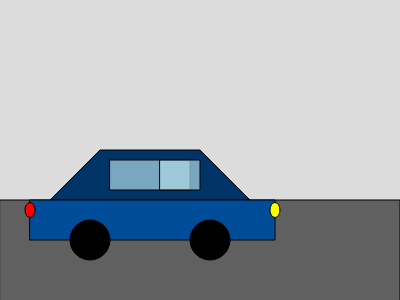
Frame 1 (no input)
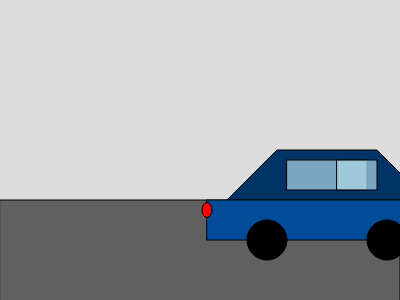
Frame 60 (no input)
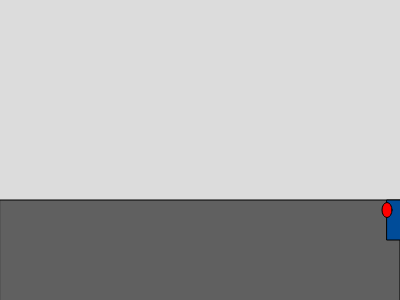
Frame 120 (the mouse pressed at the canvas centre since frame 60)

The p5.js sketch that drew these frames (run headless with seeded random() and noise() and a simulated clock; from frame 60 on, the mouse is pressed at the canvas centre):

// p5.js sketch
// ── sketch.js
let carX = 150; // Initial x-position of the car
let carSpeed = 3; // Speed of the car

function setup() {
  createCanvas(400, 300);
}

function draw() {
  background(220);
 
  // Road
  fill(96, 96, 96);
  rect(0, 200, 400, 150);
  
  // Car top
  fill(0, 51, 102);
  beginShape();
  vertex(carX - 100, 200);
  vertex(carX - 50, 150);
  vertex(carX + 50, 150);
  vertex(carX + 100, 200);
  vertex(carX - 100, 200);
  endShape(CLOSE);
  
  // Car body
  fill(0, 76, 153);
  rect(carX - 120, 200, 245, 40);
  
  // Windows
  fill(173, 216, 230, 180);
  rect(carX - 40, 160, 80, 30);
  rect(carX + 10, 160, 40, 30);
  
  // Wheels
  fill(0);
  ellipse(carX - 60, 240, 40, 40);
  ellipse(carX + 60, 240, 40, 40);

  // Tail light
  fill(255, 0, 0);
  ellipse(carX - 120, 210, 10, 15);

  // Headlight
  fill(255, 255, 0);
  ellipse(carX + 125, 210, 10, 15);
  
  carX+=carSpeed;
    // Reset car position if it goes off screen
  if (carX > width + 150) {
    carX = -150;
  }

}
